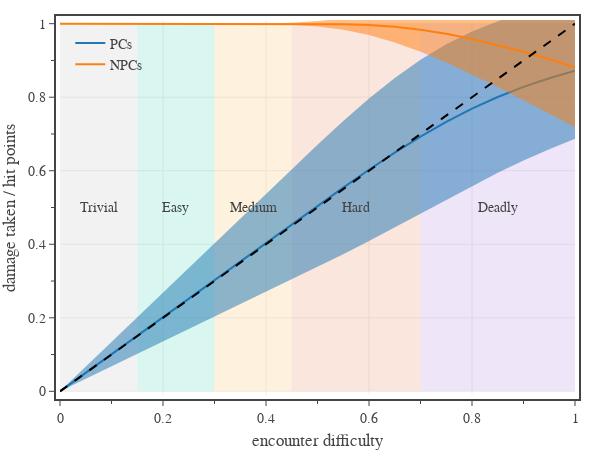

Notebook cell for this chart:
### Code cell
# Fig 6: plots the average damage taken by the PCs and monsters for a range of difficulties
INCLUDE_RANGES = True

pc_win_pct = [1]
pc_hp_loss = [0]
pc_hp_loss_sigma = [0]
pc_hp_loss_ql = [0]
pc_hp_loss_qu = [0]
mon_win_pct = [0]
mon_hp_loss = [1]
mon_hp_loss_sigma = [0]
mon_hp_loss_ql = [1]
mon_hp_loss_qu = [1]

difficulties = list(np.linspace(0.0, 1.0, 21))
for diff in difficulties[1:]:
    #print(diff)
    party_hp = 100
    pc_r_win = 3
    pc_dpr_cv = 0.5

    mon_hp = 100
    mon_r_win = pc_r_win/diff
    mon_dpr_cv = 0.5


    party_dpr = mon_hp/pc_r_win
    party_size = 4
    pc_hp = party_hp/party_size
    pc_dpr = party_dpr/party_size

    mon_dpr = party_hp/mon_r_win

    
    combatants = [
        cp.Combatant(
            group='NPCs',
            name='monster',
            opponent='PCs',
            level=5,
            hit_points = mon_hp,
            damage = [cp.gaussian_dice_distribution(mon_dpr, mon_dpr_cv*mon_dpr)],
        ),
        cp.Combatant(
            group='PCs',
            name='PC 1',
            opponent='NPCs',
            level=5,
            hit_points = pc_hp,
            damage = [cp.gaussian_dice_distribution(pc_dpr, pc_dpr_cv*pc_dpr)],
        ),
        cp.Combatant(
            group='PCs',
            name='PC 2',
            opponent='NPCs',
            level=5,
            hit_points = pc_hp,
            damage = [cp.gaussian_dice_distribution(pc_dpr, pc_dpr_cv*pc_dpr)],
        ),
        cp.Combatant(
            group='PCs',
            name='PC 3',
            opponent='NPCs',
            level=5,
            hit_points = pc_hp,
            damage = [cp.gaussian_dice_distribution(pc_dpr, pc_dpr_cv*pc_dpr)],
        ),
        cp.Combatant(
            group='PCs',
            name='PC 4',
            opponent='NPCs',
            level=5,
            hit_points = pc_hp,
            damage = [cp.gaussian_dice_distribution(pc_dpr, pc_dpr_cv*pc_dpr)],
        ),
    ]
    e = cp.Encounter(combatants, initiative=['PC 1','PC 2','monster','PC 3','PC 4'], rounds=10)

    """damage = e.group_damage_distribution('NPCs', method='approx', clip=True)
    pc_hp_loss += [damage.mean()/(party_size*pc_hp)]
    pc_hp_loss_sigma += [damage.sd()/(party_size*pc_hp)]
    pc_hp_loss_ql += [damage.quantile(16)/(party_size*pc_hp)]
    pc_hp_loss_qu += [damage.quantile(84)/(party_size*pc_hp)]

    damage = e.group_damage_distribution('PCs', method='approx', clip=True)
    mon_hp_loss += [damage.mean()/(mon_hp)]
    mon_hp_loss_sigma += [damage.sd()/(mon_hp)]
    mon_hp_loss_ql += [damage.quantile(16)/(mon_hp)]
    mon_hp_loss_qu += [damage.quantile(84)/(mon_hp)]
    
    print(diff)"""

    pc_hp_loss += [e.group_damage_mean('NPCs', method='approx', clip=True)/(party_size*pc_hp)]
    pc_hp_loss_sigma += [e.group_damage_sigma('NPCs', method='approx', clip=True)/(party_size*pc_hp)]
    pc_hp_loss_ql += [pc_hp_loss[-1] - pc_hp_loss_sigma[-1]]
    pc_hp_loss_qu += [pc_hp_loss[-1] + pc_hp_loss_sigma[-1]]

    mon_hp_loss += [e.group_damage_mean('PCs', method='approx', clip=True)/(mon_hp)]
    mon_hp_loss_sigma += [e.group_damage_sigma('PCs', method='approx', clip=True)/(mon_hp)]
    mon_hp_loss_ql += [mon_hp_loss[-1] - mon_hp_loss_sigma[-1]]
    mon_hp_loss_qu += [mon_hp_loss[-1] + mon_hp_loss_sigma[-1]]


# create figure
fig = go.Figure(
    layout=go.Layout(
        template=tfb.FIG_TEMPLATE,
        xaxis=dict(
            title_text='encounter difficulty',
            range=[0.0, 1.0],
            tick0=0, dtick=0.2,
            minor=dict(tick0=0, dtick=0.1),
        ),
        yaxis=dict(
            title_text='damage taken / hit points',
            range=[-0.01,1.01],
            #tickformat='.0%'
            tick0=0, dtick=0.2,
            minor=dict(tick0=0, dtick=0.1),
        ),
        legend=dict(
            xanchor='left', yanchor='top',
            x=0.02, y=0.98,
            orientation='v',
            tracegroupgap=0,
            bgcolor='rgba(0,0,0,0)',
        )
    )
)

# plot difficulty ranges
thresholds = [
    ('Trivial', 0.00, 0.15, 'rgba(167, 167, 167, 0.15)'),
    ('Easy',    0.15, 0.15, 'rgba(  0, 199, 151, 0.15)'),
    ('Medium',  0.30, 0.15, 'rgba(245, 166,  35, 0.15)'),
    ('Hard',    0.45, 0.25, 'rgba(228,  90,  29, 0.15)'),
    ('Deadly',  0.70, 0.30, 'rgba(144,  79, 213, 0.15)'), #rgba(213,  79,  79, 0.2)'
]
for name, diff, dx, color in thresholds:
    fig.add_trace(go.Scatter(
        x=[diff, diff+dx], 
        y=[1.0, 1.0],
        mode='none',
        fill='tozeroy', 
        showlegend=False,
        fillcolor=color,
        hoverinfo='none'
    ))
    fig.add_annotation(
        x=diff + dx/2, 
        y=0.5,
        text=name,
        showarrow=False,
    )

# plot PC data
if INCLUDE_RANGES:
    y_min = [pc_hp_loss_ql[i] for i in range(len(difficulties))]
    y_max = [pc_hp_loss_qu[i] for i in range(len(difficulties))]
    fig.add_trace(go.Scatter(
        x=difficulties,
        y=y_min,
        name='fill',
        legendgroup='PCs',
        showlegend=False,
        line_color=COLOR_LIST[0],
        line_width=0,
        fill='none',
        hoverinfo='none',
    ))
    fig.add_trace(go.Scatter(
        x=difficulties,
        y=y_max,
        name='fill',
        legendgroup='PCs',
        showlegend=False,
        line_color=COLOR_LIST[0],
        line_width=0,
        fill='tonexty',
        hoverinfo='none',
    ))
fig.add_trace(go.Scatter(
    x=difficulties,
    y=pc_hp_loss,
    name=f'PCs',
    legendgroup='PCs',
    showlegend=True,
    line_color=COLOR_LIST[0],
    fill='none',
    customdata=pc_hp_loss_sigma,
    hovertemplate=
        f'<b>PCs</b><br>'+
        'difficulty %{x:.2f}<br>'+
        'damage mean %{y:.1%}<br>'+
        'damage sigma %{customdata:.1%}<extra></extra>',
))


# plot NPC data
if INCLUDE_RANGES:
    y_min = [mon_hp_loss_ql[i] for i in range(len(difficulties))]
    y_max = [mon_hp_loss_qu[i] for i in range(len(difficulties))]
    fig.add_trace(go.Scatter(
        x=difficulties,
        y=y_min,
        name='fill',
        legendgroup='NPCs',
        showlegend=False,
        line_color=COLOR_LIST[1],
        line_width=0,
        fill='none',
        hoverinfo='none',
    ))
    fig.add_trace(go.Scatter(
        x=difficulties,
        y=y_max,
        name='fill',
        legendgroup='NPCs',
        showlegend=False,
        line_color=COLOR_LIST[1],
        line_width=0,
        fill='tonexty',
        hoverinfo='none',
    ))
fig.add_trace(go.Scatter(
    x=difficulties,
    y=mon_hp_loss,
    name=f'NPCs',
    legendgroup='NPCs',
    line_color=COLOR_LIST[1],
    fill='none',
    customdata=mon_hp_loss_sigma,
    hovertemplate=
        f'<b>NPCs</b><br>'+
        'difficulty %{x:.2f}<br>'+
        'damage mean %{y:.1%}<br>'+
        'damage sigma %{customdata:.1%}<extra></extra>',
))


fig.add_trace(go.Scatter(
    x=[0,1],
    y=[0,1],
    name=f'1-to-1',
    showlegend=False,
    mode='lines',
    line_color='black',
    line_dash='dash',
    hoverinfo='skip',
))

# show figure
fig.update_layout(width=600, height=450)
fig.show(config=tfb.FIG_CONFIG)

# save figures
if SAVEFIGS:
    fig.update_layout(autosize=True, width=None, height=None)
    tfb.save_fig_html(fig, format='large', name=f'./fig-damage-vs-diff-large', selector={'name': 'none'})
    tfb.save_fig_html(fig, format='small', name=f'./fig-damage-vs-diff-small', selector={'name': 'none'})

### Figure 1 — Plotly figure (JSON) as saved in the notebook; plotly's stock layout.template omitted (floating-point values rounded to 4 significant figures)
{"data": [{"fill": "tozeroy", "fillcolor": "rgba(167, 167, 167, 0.15)", "hoverinfo": "none", "mode": "none", "showlegend": false, "type": "scatter", "x": [0, 0.15], "y": [1, 1]}, {"fill": "tozeroy", "fillcolor": "rgba(  0, 199, 151, 0.15)", "hoverinfo": "none", "mode": "none", "showlegend": false, "type": "scatter", "x": [0.15, 0.3], "y": [1, 1]}, {"fill": "tozeroy", "fillcolor": "rgba(245, 166,  35, 0.15)", "hoverinfo": "none", "mode": "none", "showlegend": false, "type": "scatter", "x": [0.3, 0.45], "y": [1, 1]}, {"fill": "tozeroy", "fillcolor": "rgba(228,  90,  29, 0.15)", "hoverinfo": "none", "mode": "none", "showlegend": false, "type": "scatter", "x": [0.45, 0.7], "y": [1, 1]}, {"fill": "tozeroy", "fillcolor": "rgba(144,  79, 213, 0.15)", "hoverinfo": "none", "mode": "none", "showlegend": false, "type": "scatter", "x": [0.7, 1], "y": [1, 1]}, {"fill": "none", "hoverinfo": "none", "legendgroup": "PCs", "line": {"color": "#1f77b4", "width": 0}, "name": "fill", "showlegend": false, "type": "scatter", "x": [0, 0.05, 0.1, 0.15, 0.2, 0.25, 0.3, 0.35, 0.4, 0.45, 0.5, 0.55, 0.6, 0.65, 0.7, 0.75, 0.8, 0.85, 0.9, 0.95, 1], "y": [0, 0.03373, 0.06746, 0.1012, 0.1349, 0.1686, 0.2024, 0.2361, 0.2698, 0.3037, 0.3378, 0.3728, 0.4089, 0.4462, 0.4841, 0.5221, 0.5593, 0.5947, 0.628, 0.6587, 0.6867]}, {"fill": "tonexty", "hoverinfo": "none", "legendgroup": "PCs", "line": {"color": "#1f77b4", "width": 0}, "name": "fill", "showlegend": false, "type": "scatter", "x": [0, 0.05, 0.1, 0.15, 0.2, 0.25, 0.3, 0.35, 0.4, 0.45, 0.5, 0.55, 0.6, 0.65, 0.7, 0.75, 0.8, 0.85, 0.9, 0.95, 1], "y": [0, 0.06719, 0.1344, 0.2016, 0.2688, 0.336, 0.4032, 0.4704, 0.5375, 0.6046, 0.6709, 0.7354, 0.7964, 0.8523, 0.9017, 0.9438, 0.9785, 1.006, 1.028, 1.045, 1.057]}, {"customdata": [0, 0.01673, 0.03347, 0.0502, 0.06693, 0.08366, 0.1004, 0.1171, 0.1339, 0.1505, 0.1665, 0.1813, 0.1937, 0.2031, 0.2088, 0.2108, 0.2096, 0.2058, 0.2, 0.193, 0.1852], "fill": "none", "hovertemplate": "<b>PCs</b><br>difficulty %{x:.2f}<br>damage mean %{y:.1%}<br>damage sigma %{customdata:.1%}<extra></extra>", "legendgroup": "PCs", "line": {"color": "#1f77b4"}, "name": "PCs", "showlegend": true, "type": "scatter", "x": [0, 0.05, 0.1, 0.15, 0.2, 0.25, 0.3, 0.35, 0.4, 0.45, 0.5, 0.55, 0.6, 0.65, 0.7, 0.75, 0.8, 0.85, 0.9, 0.95, 1], "y": [0, 0.05046, 0.1009, 0.1514, 0.2018, 0.2523, 0.3028, 0.3532, 0.4037, 0.4541, 0.5044, 0.5541, 0.6027, 0.6492, 0.6929, 0.733, 0.7689, 0.8006, 0.828, 0.8517, 0.8718]}, {"fill": "none", "hoverinfo": "none", "legendgroup": "NPCs", "line": {"color": "#ff7f0e", "width": 0}, "name": "fill", "showlegend": false, "type": "scatter", "x": [0, 0.05, 0.1, 0.15, 0.2, 0.25, 0.3, 0.35, 0.4, 0.45, 0.5, 0.55, 0.6, 0.65, 0.7, 0.75, 0.8, 0.85, 0.9, 0.95, 1], "y": [1, 1, 1, 1.0, 1.0, 1.0, 1.0, 0.9999, 0.9992, 0.9971, 0.9924, 0.9835, 0.9691, 0.9489, 0.9236, 0.8943, 0.862, 0.8275, 0.7915, 0.7548, 0.7181]}, {"fill": "tonexty", "hoverinfo": "none", "legendgroup": "NPCs", "line": {"color": "#ff7f0e", "width": 0}, "name": "fill", "showlegend": false, "type": "scatter", "x": [0, 0.05, 0.1, 0.15, 0.2, 0.25, 0.3, 0.35, 0.4, 0.45, 0.5, 0.55, 0.6, 0.65, 0.7, 0.75, 0.8, 0.85, 0.9, 0.95, 1], "y": [1, 1.0, 1.0, 1.0, 1.0, 1.0, 1.0, 1.0, 1.001, 1.003, 1.007, 1.014, 1.023, 1.034, 1.044, 1.051, 1.055, 1.057, 1.055, 1.051, 1.045]}, {"customdata": [0, 4.263e-16, 4.263e-16, 2.595e-15, 2.947e-10, 1.703e-07, 8.991e-06, 0.0001218, 0.0007687, 0.002834, 0.007293, 0.01519, 0.02712, 0.04249, 0.05996, 0.07824, 0.09655, 0.1145, 0.1319, 0.1483, 0.1635], "fill": "none", "hovertemplate": "<b>NPCs</b><br>difficulty %{x:.2f}<br>damage mean %{y:.1%}<br>damage sigma %{customdata:.1%}<extra></extra>", "legendgroup": "NPCs", "line": {"color": "#ff7f0e"}, "name": "NPCs", "type": "scatter", "x": [0, 0.05, 0.1, 0.15, 0.2, 0.25, 0.3, 0.35, 0.4, 0.45, 0.5, 0.55, 0.6, 0.65, 0.7, 0.75, 0.8, 0.85, 0.9, 0.95, 1], "y": [1, 1.0, 1.0, 1.0, 1.0, 1.0, 1.0, 1.0, 1.0, 0.9999, 0.9997, 0.9987, 0.9963, 0.9914, 0.9836, 0.9725, 0.9585, 0.942, 0.9234, 0.9031, 0.8816]}, {"hoverinfo": "skip", "line": {"color": "black", "dash": "dash"}, "mode": "lines", "name": "1-to-1", "showlegend": false, "type": "scatter", "x": [0, 1], "y": [0, 1]}], "layout": {"annotations": [{"showarrow": false, "text": "Trivial", "x": 0.075, "y": 0.5}, {"showarrow": false, "text": "Easy", "x": 0.225, "y": 0.5}, {"showarrow": false, "text": "Medium", "x": 0.375, "y": 0.5}, {"showarrow": false, "text": "Hard", "x": 0.575, "y": 0.5}, {"showarrow": false, "text": "Deadly", "x": 0.85, "y": 0.5}], "height": 450, "legend": {"bgcolor": "rgba(0,0,0,0)", "orientation": "v", "tracegroupgap": 0, "x": 0.02, "xanchor": "left", "y": 0.98, "yanchor": "top"}, "width": 600, "xaxis": {"dtick": 0.2, "minor": {"dtick": 0.1, "tick0": 0}, "range": [0, 1], "tick0": 0, "title": {"text": "encounter difficulty"}}, "yaxis": {"dtick": 0.2, "minor": {"dtick": 0.1, "tick0": 0}, "range": [-0.01, 1.01], "tick0": 0, "title": {"text": "damage taken / hit points"}}}}
